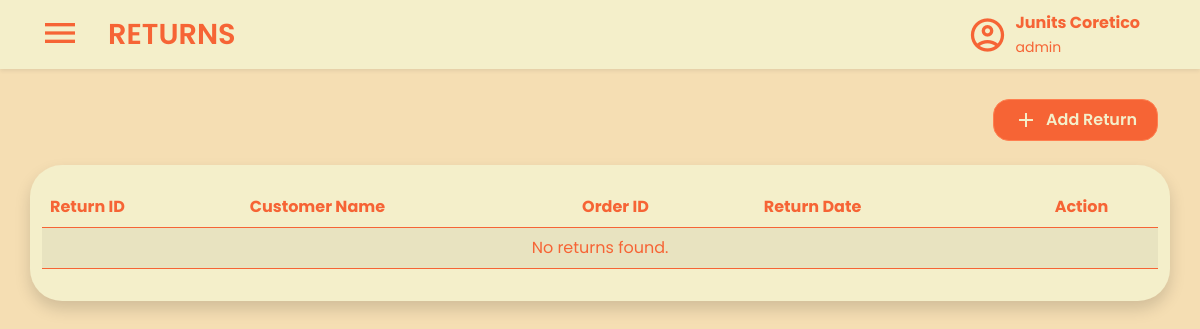
Page /views/returns.php (signed in) on the earlier database version.
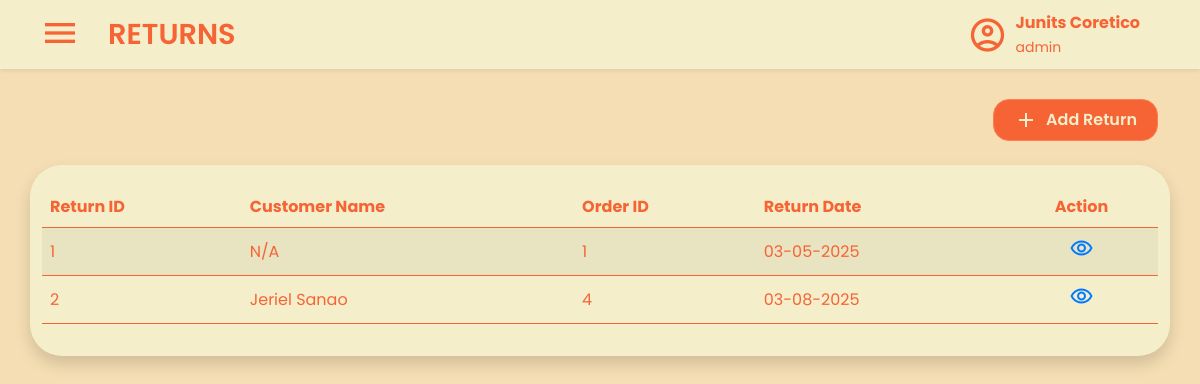
Same page on the later database version.
### tables this page shows
CREATE TABLE `returns` (
  `ReturnID` int(11) NOT NULL,
  `CustomerID` int(11) DEFAULT NULL,
  `OrderID` int(11) DEFAULT NULL,
  `ReturnDate` datetime NOT NULL,
  `Reason` text DEFAULT NULL,
  `Created_At` datetime NOT NULL DEFAULT current_timestamp(),
  `Created_By` int(11) NOT NULL,
  `Updated_At` datetime NOT NULL DEFAULT current_timestamp() ON UPDATE current_timestamp(),
  `Updated_By` int(11) NOT NULL
);

CREATE TABLE `customers` (
  `CustomerID` int(11) NOT NULL,
  `Name` varchar(50) DEFAULT NULL,
  `Address` text DEFAULT NULL,
  `PhoneNumber` varchar(255) DEFAULT NULL,
  `Created_At` datetime NOT NULL DEFAULT current_timestamp(),
  `Created_By` int(11) NOT NULL,
  `Updated_At` datetime NOT NULL DEFAULT current_timestamp() ON UPDATE current_timestamp(),
  `Updated_By` int(11) NOT NULL
);

### views/returns.php (the view, shortened to what this page needs)
<?php
include '../database/database.php';
$stmt = $conn->prepare("
    SELECT r.ReturnID, c.Name AS CustomerName, c.Address, c.PhoneNumber, r.OrderID, r.ReturnDate, r.Reason
    FROM returns r
    LEFT JOIN customers c ON r.CustomerID = c.CustomerID
");
$stmt->execute();
$returns = $stmt->get_result();
?>
<!DOCTYPE html>
<html lang="en">
<head>
  <link rel="stylesheet" href="../statics/css/bootstrap.min.css" />
  <link rel="stylesheet" href="../statics/products-style.css" />
  <link rel="stylesheet" href="../statics/style.css" />
</head>
<body class="main">
  <nav class="navbar bg-body-tertiary fixed-top shadow-sm">
    <div class="container-fluid">
      <div class="d-flex align-items-center">
        <button class="navbar-toggler mx-3 border-0 shadow-none" type="button" data-bs-toggle="offcanvas" data-bs-target="#offcanvasNavbar" aria-controls="offcanvasNavbar" aria-label="Toggle navigation">
          <span class="material-icons-outlined navbar-icon">menu</span>
        </button>
        <a class="navbar-brand fw-semibold" href="returns.php">RETURNS</a>
      </div>
      <div class="d-flex align-items-center me-5 ms-auto">
        <span class="material-icons-outlined me-2 fs-1">account_circle</span>
        <div>
          <p class="fw-bold mb-0"><?php echo htmlspecialchars($_SESSION['first_name'] . ' ' . $_SESSION['last_name']); ?></p>
          <small class="mt-0"><?php echo htmlspecialchars($_SESSION['role']); ?></small>
        </div>
      </div>
    </div>
  </nav>
  <div class="container mt-4 pt5">
    <div class="row align-items-center justify-content-end">
      <div class="col-md-auto d-flex gap-2">
        <button type="button" class="btn btn-primary add-product-button d-flex align-items-center gap-2 py-2 rounded-4" data-bs-toggle="modal" data-bs-target="#staticBackdrop">
          <span class="material-icons-outlined">add</span>
          <span>Add Return</span>
        </button>
      </div>
      <div class="container-fluid mt-4 rounded-5 shadow">
        <div class="table-responsive mb-3">
          <table class="table table-striped rounded-3">
            <thead>
              <tr>
                <th>Return ID</th>
                <th>Customer Name</th>
                <th>Order ID</th>
                <th>Return Date</th>
                <th class="text-center">Action</th>
              </tr>
            </thead>
            <tbody>
              <?php while ($row = $returns->fetch_assoc()): ?>
                <tr>
                  <td class="align-middle"><?php echo htmlspecialchars($row['ReturnID']); ?></td>
                  <td class="align-middle"><?php echo htmlspecialchars($row['CustomerName'] ?? 'N/A'); ?></td>
                  <td class="align-middle"><?php echo htmlspecialchars($row['OrderID'] ?? 'N/A'); ?></td>
                  <td class="align-middle"><?php echo htmlspecialchars(date('m-d-Y', strtotime($row['ReturnDate']))); ?></td>
                  <td class="align-middle text-center">
                    <span class="material-icons-outlined clickable-icon"
                      data-bs-toggle="modal" data-bs-target="#viewReturnModal"
                      data-return-id="<?php echo $row['ReturnID']; ?>"
                      data-customer-name="<?php echo htmlspecialchars($row['CustomerName'] ?? 'N/A'); ?>"
                      data-address="<?php echo htmlspecialchars($row['Address'] ?? 'N/A'); ?>"
                      data-phone-number="<?php echo htmlspecialchars($row['PhoneNumber'] ?? 'N/A'); ?>"
                      data-order-id="<?php echo htmlspecialchars($row['OrderID'] ?? 'N/A'); ?>"
                      data-return-date="<?php echo htmlspecialchars(date('Y-m-d', strtotime($row['ReturnDate']))); ?>"
                      data-reason="<?php echo htmlspecialchars($row['Reason'] ?? 'N/A'); ?>">
                    </span>
                  </td>
                </tr>
              <?php endwhile; ?>
              <?php if ($returns->num_rows === 0): ?>
                <tr>
                  <td colspan="5" class="text-center">No returns found.</td>
                </tr>
              <?php endif; ?>
            </tbody>
          </table>
        </div>
      </div>
    </div>
  </div>
</body>
</html>

Differences in the rows shown:
added returns: ReturnID "1", CustomerName "N/A", OrderID "1", ReturnDate "03-05-2025"
added returns: ReturnID "2", CustomerID.Name "Jeriel Sanao", OrderID "4", ReturnDate "03-08-2025"
Other differences:
text no longer shown: "No returns found."
